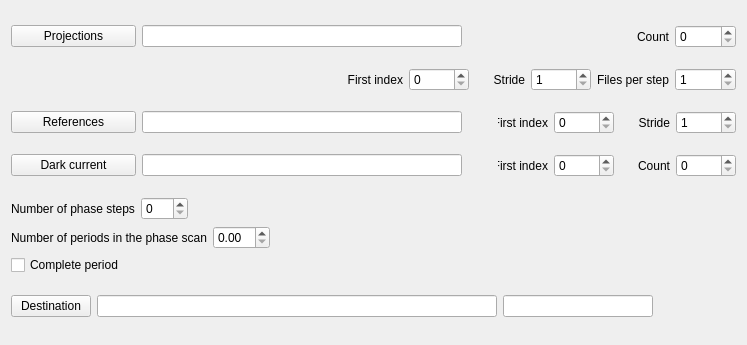
                 <widget class="QWidget" name="page">
                  <property name="geometry">
                   <rect>
                    <x>0</x>
                    <y>0</y>
                    <width>747</width>
                    <height>345</height>
                   </rect>
                  </property>
                  <property name="sizePolicy">
                   <sizepolicy hsizetype="Preferred" vsizetype="Maximum">
                    <horstretch>0</horstretch>
                    <verstretch>0</verstretch>
                   </sizepolicy>
                  </property>
                  <attribute name="label">
                   <string>Data files</string>
                  </attribute>
                  <layout class="QVBoxLayout" name="verticalLayout_19">
                   <item>
                    <layout class="QVBoxLayout" name="verticalLayout_17">
                     <item>
                      <layout class="QHBoxLayout" name="horizontalLayout_21">
                       <item>
                        <widget class="QPushButton" name="buttonBrowseProjection">
                         <property name="sizePolicy">
                          <sizepolicy hsizetype="Fixed" vsizetype="Fixed">
                           <horstretch>0</horstretch>
                           <verstretch>0</verstretch>
                          </sizepolicy>
                         </property>
                         <property name="minimumSize">
                          <size>
                           <width>125</width>
                           <height>0</height>
                          </size>
                         </property>
                         <property name="text">
                          <string>Projections</string>
                         </property>
                        </widget>
                       </item>
                       <item>
                        <widget class="QLineEdit" name="editProjectionMask">
                         <property name="sizePolicy">
                          <sizepolicy hsizetype="MinimumExpanding" vsizetype="Fixed">
                           <horstretch>0</horstretch>
                           <verstretch>0</verstretch>
                          </sizepolicy>
                         </property>
                         <property name="minimumSize">
                          <size>
                           <width>320</width>
                           <height>0</height>
                          </size>
                         </property>
                         <property name="cursorPosition">
                          <number>0</number>
                         </property>
                        </widget>
                       </item>
                       <item>
                        <spacer name="horizontalSpacer_4">
                         <property name="orientation">
                          <enum>Qt::Horizontal</enum>
                         </property>
                         <property name="sizeHint" stdset="0">
                          <size>
                           <width>40</width>
                           <height>20</height>
                          </size>
                         </property>
                        </spacer>
                       </item>
                       <item>
                        <widget class="QLabel" name="label_12">
                         <property name="sizePolicy">
                          <sizepolicy hsizetype="Fixed" vsizetype="Preferred">
                           <horstretch>0</horstretch>
                           <verstretch>0</verstretch>
                          </sizepolicy>
                         </property>
                         <property name="minimumSize">
                          <size>
                           <width>50</width>
                           <height>0</height>
                          </size>
                         </property>
                         <property name="text">
                          <string>Count</string>
                         </property>
                         <property name="alignment">
                          <set>Qt::AlignRight|Qt::AlignTrailing|Qt::AlignVCenter</set>
                         </property>
                        </widget>
                       </item>
                       <item>
                        <widget class="QSpinBox" name="spinImageCount">
                         <property name="sizePolicy">
                          <sizepolicy hsizetype="Fixed" vsizetype="Fixed">
                           <horstretch>0</horstretch>
                           <verstretch>0</verstretch>
                          </sizepolicy>
                         </property>
                         <property name="minimumSize">
                          <size>
                           <width>60</width>
                           <height>0</height>
                          </size>
                         </property>
                         <property name="toolTip">
                          <string>Number of phase step sets to process</string>
                         </property>
                         <property name="maximum">
                          <number>10000</number>
                         </property>
                        </widget>
                       </item>
                      </layout>
                     </item>
                     <item>
                      <layout class="QHBoxLayout" name="horizontalLayout_23">
                       <item>
                        <spacer name="horizontalSpacer">
                         <property name="orientation">
                          <enum>Qt::Horizontal</enum>
                         </property>
                         <property name="sizeHint" stdset="0">
                          <size>
                           <width>550</width>
                           <height>20</height>
                          </size>
                         </property>
                        </spacer>
                       </item>
                       <item>
                        <widget class="QLabel" name="label_14">
                         <property name="text">
                          <string>First index</string>
                         </property>
                         <property name="alignment">
                          <set>Qt::AlignRight|Qt::AlignTrailing|Qt::AlignVCenter</set>
                         </property>
                        </widget>
                       </item>
                       <item>
                        <widget class="QSpinBox" name="spinProjectionFirst">
                         <property name="minimumSize">
                          <size>
                           <width>60</width>
                           <height>0</height>
                          </size>
                         </property>
                         <property name="toolTip">
                          <string>Index of the first raw data file</string>
                         </property>
                         <property name="maximum">
                          <number>10000</number>
                         </property>
                        </widget>
                       </item>
                       <item>
                        <widget class="QLabel" name="label_13">
                         <property name="sizePolicy">
                          <sizepolicy hsizetype="Fixed" vsizetype="Preferred">
                           <horstretch>0</horstretch>
                           <verstretch>0</verstretch>
                          </sizepolicy>
                         </property>
                         <property name="minimumSize">
                          <size>
                           <width>50</width>
                           <height>0</height>
                          </size>
                         </property>
                         <property name="text">
                          <string>Stride</string>
                         </property>
                         <property name="alignment">
                          <set>Qt::AlignRight|Qt::AlignTrailing|Qt::AlignVCenter</set>
                         </property>
                        </widget>
                       </item>
                       <item>
                        <widget class="QSpinBox" name="spinProjectionStride">
                         <property name="sizePolicy">
                          <sizepolicy hsizetype="Fixed" vsizetype="Fixed">
                           <horstretch>0</horstretch>
                           <verstretch>0</verstretch>
                          </sizepolicy>
                         </property>
                         <property name="minimumSize">
                          <size>
                           <width>60</width>
                           <height>0</height>
                          </size>
                         </property>
                         <property name="toolTip">
                          <string>Index distance between two adjacent phase steps</string>
                         </property>
                         <property name="minimum">
                          <number>1</number>
                         </property>
                         <property name="maximum">
                          <number>10000</number>
                         </property>
                        </widget>
                       </item>
                       <item>
                        <widget class="QLabel" name="label_11">
                         <property name="text">
                          <string>Files per step</string>
                         </property>
                        </widget>
                       </item>
                       <item>
                        <widget class="QSpinBox" name="spin_FilesPerStep">
                         <property name="toolTip">
                          <string>[not implemented] Number of files to accumulate per phase step.</string>
                         </property>
                         <property name="minimum">
                          <number>1</number>
                         </property>
                         <property name="maximum">
                          <number>10000</number>
                         </property>
                        </widget>
                       </item>
                      </layout>
                     </item>
                     <item>
                      <layout class="QHBoxLayout" name="horizontalLayout_24">
                       <item>
                        <widget class="QPushButton" name="buttonReferenceBrowse">
                         <property name="sizePolicy">
                          <sizepolicy hsizetype="Fixed" vsizetype="Fixed">
                           <horstretch>0</horstretch>
                           <verstretch>0</verstretch>
                          </sizepolicy>
                         </property>
                         <property name="minimumSize">
                          <size>
                           <width>125</width>
                           <height>0</height>
                          </size>
                         </property>
                         <property name="text">
                          <string>References</string>
                         </property>
                        </widget>
                       </item>
                       <item>
                        <widget class="QLineEdit" name="editReferenceMask">
                         <property name="sizePolicy">
                          <sizepolicy hsizetype="Fixed" vsizetype="Fixed">
                           <horstretch>0</horstretch>
                           <verstretch>0</verstretch>
                          </sizepolicy>
                         </property>
                         <property name="minimumSize">
                          <size>
                           <width>320</width>
                           <height>0</height>
                          </size>
                         </property>
                        </widget>
                       </item>
                       <item>
                        <spacer name="horizontalSpacer_5">
                         <property name="orientation">
                          <enum>Qt::Horizontal</enum>
                         </property>
                         <property name="sizeHint" stdset="0">
                          <size>
                           <width>40</width>
                           <height>20</height>
                          </size>
                         </property>
                        </spacer>
                       </item>
                       <item>
                        <widget class="QLabel" name="label_15">
                         <property name="sizePolicy">
                          <sizepolicy hsizetype="Fixed" vsizetype="Preferred">
                           <horstretch>0</horstretch>
                           <verstretch>0</verstretch>
                          </sizepolicy>
                         </property>
                         <property name="minimumSize">
                          <size>
                           <width>50</width>
                           <height>0</height>
                          </size>
                         </property>
                         <property name="text">
                          <string>First index</string>
                         </property>
                         <property name="alignment">
                          <set>Qt::AlignRight|Qt::AlignTrailing|Qt::AlignVCenter</set>
                         </property>
                        </widget>
                       </item>
                       <item>
                        <widget class="QSpinBox" name="spinReferenceFirst">
                         <property name="sizePolicy">
                          <sizepolicy hsizetype="Fixed" vsizetype="Fixed">
                           <horstretch>0</horstretch>
                           <verstretch>0</verstretch>
                          </sizepolicy>
                         </property>
                         <property name="minimumSize">
                          <size>
                           <width>60</width>
                           <height>0</height>
                          </size>
                         </property>
                         <property name="toolTip">
                          <string>Index of the first open beam file</string>
                         </property>
                         <property name="maximum">
                          <number>10000</number>
                         </property>
                        </widget>
                       </item>
                       <item>
                        <widget class="QLabel" name="label_16">
                         <property name="sizePolicy">
                          <sizepolicy hsizetype="Fixed" vsizetype="Preferred">
                           <horstretch>0</horstretch>
                           <verstretch>0</verstretch>
                          </sizepolicy>
                         </property>
                         <property name="minimumSize">
                          <size>
                           <width>50</width>
                           <height>0</height>
                          </size>
                         </property>
                         <property name="text">
                          <string>Stride</string>
                         </property>
                         <property name="alignment">
                          <set>Qt::AlignRight|Qt::AlignTrailing|Qt::AlignVCenter</set>
                         </property>
                        </widget>
                       </item>
                       <item>
                        <widget class="QSpinBox" name="spinReferenceStride">
                         <property name="sizePolicy">
                          <sizepolicy hsizetype="Fixed" vsizetype="Fixed">
                           <horstretch>0</horstretch>
                           <verstretch>0</verstretch>
                          </sizepolicy>
                         </property>
                         <property name="minimumSize">
                          <size>
                           <width>60</width>
                           <height>0</height>
                          </size>
                         </property>
                         <property name="toolTip">
                          <string>Index distance between two adjacent phase steps</string>
                         </property>
                         <property name="minimum">
                          <number>1</number>
                         </property>
                         <property name="maximum">
                          <number>10000</number>
                         </property>
                        </widget>
                       </item>
                      </layout>
                     </item>
                     <item>
                      <layout class="QHBoxLayout" name="horizontalLayout_25">
                       <item>
                        <widget class="QPushButton" name="buttonDarkBrowse">
                         <property name="sizePolicy">
                          <sizepolicy hsizetype="Fixed" vsizetype="Fixed">
                           <horstretch>0</horstretch>
                           <verstretch>0</verstretch>
                          </sizepolicy>
                         </property>
                         <property name="minimumSize">
                          <size>
                           <width>125</width>
                           <height>0</height>
                          </size>
                         </property>
                         <property name="text">
                          <string>Dark current</string>
                         </property>
                        </widget>
                       </item>
                       <item>
                        <widget class="QLineEdit" name="editDarkMask">
                         <property name="sizePolicy">
                          <sizepolicy hsizetype="MinimumExpanding" vsizetype="Fixed">
                           <horstretch>0</horstretch>
                           <verstretch>0</verstretch>
                          </sizepolicy>
                         </property>
                         <property name="minimumSize">
                          <size>
                           <width>320</width>
                           <height>0</height>
                          </size>
                         </property>
                        </widget>
                       </item>
                       <item>
                        <spacer name="horizontalSpacer_2">
                         <property name="orientation">
                          <enum>Qt::Horizontal</enum>
                         </property>
                         <property name="sizeHint" stdset="0">
                          <size>
                           <width>40</width>
                           <height>20</height>
                          </size>
                         </property>
                        </spacer>
                       </item>
                       <item>
                        <widget class="QLabel" name="label_18">
                         <property name="sizePolicy">
                          <sizepolicy hsizetype="Fixed" vsizetype="Preferred">
                           <horstretch>0</horstretch>
                           <verstretch>0</verstretch>
                          </sizepolicy>
                         </property>
                         <property name="minimumSize">
                          <size>
                           <width>50</width>
                           <height>0</height>
                          </size>
                         </property>
                         <property name="text">
                          <string>First index</string>
                         </property>
                         <property name="alignment">
                          <set>Qt::AlignRight|Qt::AlignTrailing|Qt::AlignVCenter</set>
                         </property>
                        </widget>
                       </item>
                       <item>
                        <widget class="QSpinBox" name="spinDarkFirst">
                         <property name="sizePolicy">
                          <sizepolicy hsizetype="Fixed" vsizetype="Fixed">
                           <horstretch>0</horstretch>
                           <verstretch>0</verstretch>
                          </sizepolicy>
                         </property>
                         <property name="minimumSize">
                          <size>
                           <width>60</width>
                           <height>0</height>
                          </size>
                         </property>
                         <property name="toolTip">
                          <string>First file index of te dark current files</string>
                         </property>
                         <property name="maximum">
                          <number>10000</number>
                         </property>
                        </widget>
                       </item>
                       <item>
                        <widget class="QLabel" name="label_17">
                         <property name="sizePolicy">
                          <sizepolicy hsizetype="Fixed" vsizetype="Preferred">
                           <horstretch>0</horstretch>
                           <verstretch>0</verstretch>
                          </sizepolicy>
                         </property>
                         <property name="minimumSize">
                          <size>
                           <width>50</width>
                           <height>0</height>
                          </size>
                         </property>
                         <property name="text">
                          <string>Count</string>
                         </property>
                         <property name="alignment">
                          <set>Qt::AlignRight|Qt::AlignTrailing|Qt::AlignVCenter</set>
                         </property>
                        </widget>
                       </item>
                       <item>
                        <widget class="QSpinBox" name="spinDarkCount">
                         <property name="sizePolicy">
                          <sizepolicy hsizetype="Fixed" vsizetype="Fixed">
                           <horstretch>0</horstretch>
                           <verstretch>0</verstretch>
                          </sizepolicy>
                         </property>
                         <property name="minimumSize">
                          <size>
                           <width>60</width>
                           <height>0</height>
                          </size>
                         </property>
                         <property name="toolTip">
                          <string>Number of dark current files</string>
                         </property>
                         <property name="maximum">
                          <number>10000</number>
                         </property>
                        </widget>
                       </item>
                      </layout>
                     </item>
                     <item>
                      <layout class="QVBoxLayout" name="verticalLayout_24">
                       <item>
                        <layout class="QHBoxLayout" name="horizontalLayout_12">
                         <item>
                          <widget class="QLabel" name="label_37">
                           <property name="sizePolicy">
                            <sizepolicy hsizetype="Preferred" vsizetype="Preferred">
                             <horstretch>0</horstretch>
                             <verstretch>0</verstretch>
                            </sizepolicy>
                           </property>
                           <property name="minimumSize">
                            <size>
                             <width>0</width>
                             <height>0</height>
                            </size>
                           </property>
                           <property name="text">
                            <string>Number of phase steps</string>
                           </property>
                          </widget>
                         </item>
                         <item>
                          <widget class="QSpinBox" name="spinPhaseSteps">
                           <property name="toolTip">
                            <string>Number of phase steps to complete a phase stepping data set</string>
                           </property>
                           <property name="maximum">
                            <number>256</number>
                           </property>
                          </widget>
                         </item>
                         <item>
                          <spacer name="horizontalSpacer_15">
                           <property name="orientation">
                            <enum>Qt::Horizontal</enum>
                           </property>
                           <property name="sizeHint" stdset="0">
                            <size>
                             <width>40</width>
                             <height>20</height>
                            </size>
                           </property>
                          </spacer>
                         </item>
                        </layout>
                       </item>
                       <item>
                        <layout class="QHBoxLayout" name="horizontalLayout_30">
                         <item>
                          <widget class="QLabel" name="label_38">
                           <property name="text">
                            <string>Number of periods in the phase scan</string>
                           </property>
                          </widget>
                         </item>
                         <item>
                          <widget class="QDoubleSpinBox" name="spinPeriods">
                           <property name="toolTip">
                            <string>Number of phase step periods in the data set. This is usually an integer but floating point values are valid</string>
                           </property>
                          </widget>
                         </item>
                         <item>
                          <spacer name="horizontalSpacer_16">
                           <property name="orientation">
                            <enum>Qt::Horizontal</enum>
                           </property>
                           <property name="sizeHint" stdset="0">
                            <size>
                             <width>40</width>
                             <height>20</height>
                            </size>
                           </property>
                          </spacer>
                         </item>
                        </layout>
                       </item>
                       <item>
                        <widget class="QCheckBox" name="checkCompletePeriod">
                         <property name="toolTip">
                          <string>Complete period means that the first and the last image in the data set represent the same condition</string>
                         </property>
                         <property name="text">
                          <string>Complete period</string>
                         </property>
                        </widget>
                       </item>
                      </layout>
                     </item>
                     <item>
                      <layout class="QHBoxLayout" name="horizontalLayout_27"/>
                     </item>
                     <item>
                      <layout class="QHBoxLayout" name="horizontalLayout_26">
                       <item>
                        <widget class="QPushButton" name="buttonDestinationBrowse">
                         <property name="text">
                          <string>Destination</string>
                         </property>
                        </widget>
                       </item>
                       <item>
                        <widget class="QLineEdit" name="editDestinationPath">
                         <property name="sizePolicy">
                          <sizepolicy hsizetype="MinimumExpanding" vsizetype="Fixed">
                           <horstretch>0</horstretch>
                           <verstretch>0</verstretch>
                          </sizepolicy>
                         </property>
                         <property name="minimumSize">
                          <size>
                           <width>400</width>
                           <height>0</height>
                          </size>
                         </property>
                        </widget>
                       </item>
                       <item>
                        <widget class="QLineEdit" name="editDestinationMask">
                         <property name="sizePolicy">
                          <sizepolicy hsizetype="Fixed" vsizetype="Fixed">
                           <horstretch>0</horstretch>
                           <verstretch>0</verstretch>
                          </sizepolicy>
                         </property>
                         <property name="minimumSize">
                          <size>
                           <width>150</width>
                           <height>0</height>
                          </size>
                         </property>
                        </widget>
                       </item>
                       <item>
                        <spacer name="horizontalSpacer_6">
                         <property name="orientation">
                          <enum>Qt::Horizontal</enum>
                         </property>
                         <property name="sizeHint" stdset="0">
                          <size>
                           <width>40</width>
                           <height>20</height>
                          </size>
                         </property>
                        </spacer>
                       </item>
                      </layout>
                     </item>
                    </layout>
                   </item>
                  </layout>
                 </widget>
